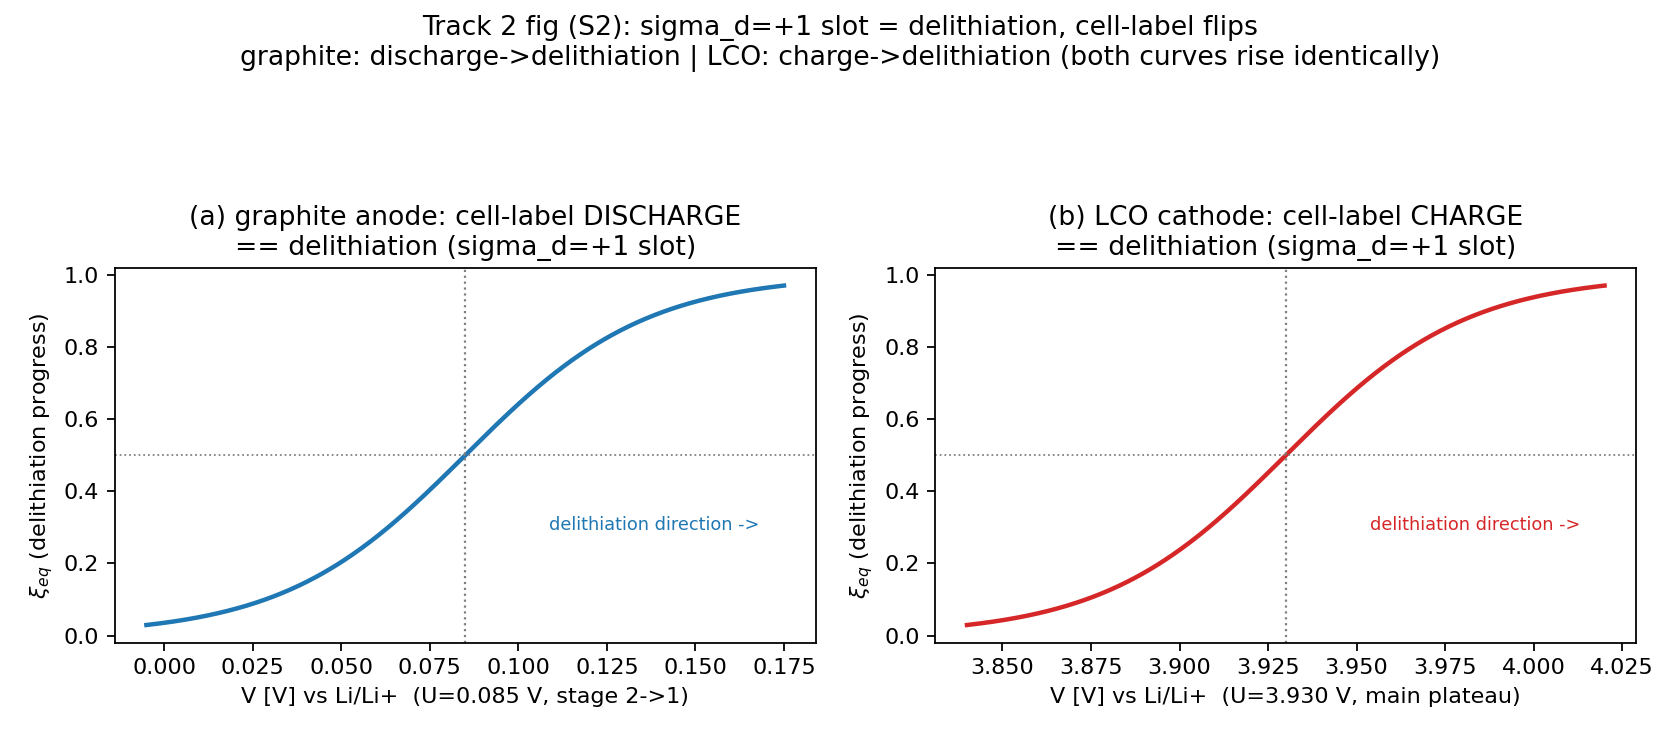

Python code for this plot:
# -*- coding: utf-8 -*-
"""V1013 P2.1 Track 2 figure (S2) -- charge/discharge cell-label vs delithiation
direction correspondence, graphite anode vs LCO cathode.

Purpose: visualize the confirmed direction convention (V1012_P43_verify10.md
B-2, f=+sigma_d, "delithiation progress = +1" applied consistently) -- show
that reading sigma_d=+1 as "delithiation" (NOT as a fixed cell-label) gives
the SAME increasing-with-V S-curve shape for both electrodes, even though
the cell label that maps to sigma_d=+1 flips (discharge for graphite,
charge for LCO).

Uses the ACTUAL func_ksi_eq from Anode_Fit_v1.0.13.py and the REAL tabulated
centers: GRAPHITE_STAGING_LIT[3] (stage 2->1, U=0.085 V) and
LCO_MSMR_LIT[0] (main plateau, U=3.930 V). Ideal width w=n*RT/F (n from the
table) is used in both panels -- this figure is about the DIRECTION
convention, not about the two-phase width status (Part I sec:width scope).
"""
import importlib.util
import numpy as np
import matplotlib
matplotlib.use("Agg")
import matplotlib.pyplot as plt

CODE = r"D:\Projects\Project_Anode_Fit\Claude\docs\v1.0.13\Anode_Fit_v1.0.13.py"
OUT = r"D:\Projects\Project_Anode_Fit\Claude\results\process\V1013_P21_fig_S2_direction_map.png"

spec = importlib.util.spec_from_file_location("anodefit_v1013", CODE)
m = importlib.util.module_from_spec(spec)
spec.loader.exec_module(m)

T = 298.15
sigma_d = +1  # the confirmed slot: +1 = delithiation progress (V1012_P43_verify10.md B-2)

# --- graphite anode: main direction is discharge = delithiation -> sigma_d=+1 IS the
#     cell-label "discharge" (labels coincide, sec:lco-map L309-311) ---
gr = m.GRAPHITE_STAGING_LIT[3]  # stage 2->1 (LiC6), U=0.085 V, real table entry
V_gr = np.linspace(gr['U'] - 0.09, gr['U'] + 0.09, 600)
xi_gr = np.asarray(m.func_ksi_eq(T, V_gr, gr['U'], gr['n'], sigma_d), dtype=float)

# --- LCO cathode: delithiation is CHARGE (cell-label flips), so the sigma_d=+1
#     slot is fed by the CHARGE curve, not by the cell "discharge" label
#     (sec:lco-peak direction-slot rule, confirmed) ---
lco = m.LCO_MSMR_LIT[0]  # main plateau, U=3.930 V, real table entry
V_lco = np.linspace(lco['U'] - 0.09, lco['U'] + 0.09, 600)
xi_lco = np.asarray(m.func_ksi_eq(T, V_lco, lco['U'], lco['n'], sigma_d), dtype=float)

# self-check: both curves must be monotonically non-decreasing in V (delithiation
# progresses upward with V once sigma_d=+1 is read as "delithiation" consistently)
assert np.all(np.diff(xi_gr) >= -1e-12), "graphite xi_eq(V) must be non-decreasing"
assert np.all(np.diff(xi_lco) >= -1e-12), "LCO xi_eq(V) must be non-decreasing"
print("graphite: xi_eq(V) monotonic increasing -- OK (sigma_d=+1 slot <-> cell label 'discharge')")
print("LCO:      xi_eq(V) monotonic increasing -- OK (sigma_d=+1 slot <-> cell label 'charge')")

fig, axes = plt.subplots(1, 2, figsize=(10.5, 4.6))

axes[0].plot(V_gr, xi_gr, color="tab:blue", lw=2)
axes[0].axvline(gr['U'], color="gray", ls=":", lw=1)
axes[0].set_title("(a) graphite anode: cell-label DISCHARGE\n== delithiation (sigma_d=+1 slot)")
axes[0].set_xlabel("V [V] vs Li/Li+  (U=0.085 V, stage 2->1)")
axes[0].set_ylabel(r"$\xi_{eq}$ (delithiation progress)")
axes[0].annotate("delithiation direction ->", xy=(0.62, 0.30), xycoords="axes fraction",
                  fontsize=8, color="tab:blue")

axes[1].plot(V_lco, xi_lco, color="tab:red", lw=2)
axes[1].axvline(lco['U'], color="gray", ls=":", lw=1)
axes[1].set_title("(b) LCO cathode: cell-label CHARGE\n== delithiation (sigma_d=+1 slot)")
axes[1].set_xlabel("V [V] vs Li/Li+  (U=3.930 V, main plateau)")
axes[1].set_ylabel(r"$\xi_{eq}$ (delithiation progress)")
axes[1].annotate("delithiation direction ->", xy=(0.62, 0.30), xycoords="axes fraction",
                  fontsize=8, color="tab:red")

for ax in axes:
    ax.axhline(0.5, color="gray", ls=":", lw=0.8)
    ax.set_ylim(-0.02, 1.02)

fig.suptitle("Track 2 fig (S2): sigma_d=+1 slot = delithiation, cell-label flips\n"
             "graphite: discharge->delithiation | LCO: charge->delithiation (both curves rise identically)")
fig.tight_layout(rect=[0, 0, 1, 0.88])
fig.savefig(OUT, dpi=160)
print(f"saved: {OUT}")
